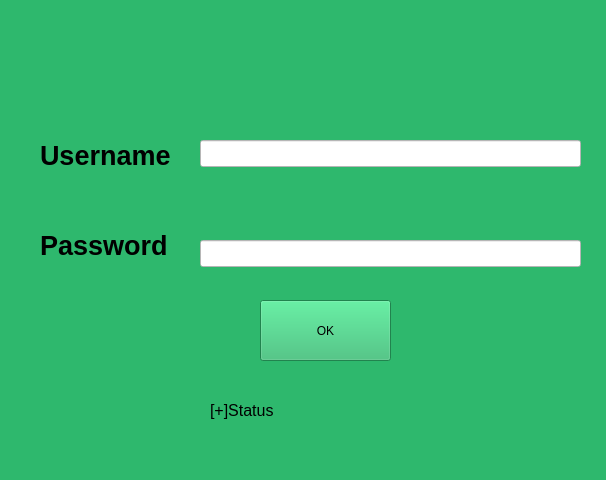
<?xml version="1.0" encoding="UTF-8"?>
<ui version="4.0">
 <class>Form</class>
 <widget class="QWidget" name="Form">
  <property name="geometry">
   <rect>
    <x>0</x>
    <y>0</y>
    <width>606</width>
    <height>480</height>
   </rect>
  </property>
  <property name="windowTitle">
   <string>Form</string>
  </property>
  <property name="styleSheet">
   <string notr="true">background-color: rgb(46, 184, 109);</string>
  </property>
  <widget class="QPushButton" name="pushButton">
   <property name="geometry">
    <rect>
     <x>260</x>
     <y>300</y>
     <width>131</width>
     <height>61</height>
    </rect>
   </property>
   <property name="text">
    <string>OK</string>
   </property>
  </widget>
  <widget class="QLabel" name="label">
   <property name="geometry">
    <rect>
     <x>210</x>
     <y>390</y>
     <width>231</width>
     <height>41</height>
    </rect>
   </property>
   <property name="text">
    <string>&lt;html&gt;&lt;head/&gt;&lt;body&gt;&lt;p&gt;&lt;span style=&quot; font-size:12pt;&quot;&gt;[+]Status&lt;/span&gt;&lt;/p&gt;&lt;/body&gt;&lt;/html&gt;</string>
   </property>
  </widget>
  <widget class="QLabel" name="label_2">
   <property name="geometry">
    <rect>
     <x>40</x>
     <y>220</y>
     <width>151</width>
     <height>51</height>
    </rect>
   </property>
   <property name="text">
    <string>&lt;html&gt;&lt;head/&gt;&lt;body&gt;&lt;p&gt;&lt;span style=&quot; font-size:20pt; font-weight:600;&quot;&gt;Password&lt;/span&gt;&lt;/p&gt;&lt;/body&gt;&lt;/html&gt;</string>
   </property>
  </widget>
  <widget class="QLineEdit" name="lineEdit">
   <property name="geometry">
    <rect>
     <x>200</x>
     <y>140</y>
     <width>381</width>
     <height>27</height>
    </rect>
   </property>
   <property name="styleSheet">
    <string notr="true">background-color: rgb(255, 255, 255);</string>
   </property>
  </widget>
  <widget class="QLineEdit" name="lineEdit_2">
   <property name="geometry">
    <rect>
     <x>200</x>
     <y>240</y>
     <width>381</width>
     <height>27</height>
    </rect>
   </property>
   <property name="styleSheet">
    <string notr="true">background-color: rgb(255, 255, 255);</string>
   </property>
  </widget>
  <widget class="QLabel" name="label_3">
   <property name="geometry">
    <rect>
     <x>40</x>
     <y>120</y>
     <width>151</width>
     <height>71</height>
    </rect>
   </property>
   <property name="text">
    <string>&lt;html&gt;&lt;head/&gt;&lt;body&gt;&lt;p&gt;&lt;span style=&quot; font-size:20pt; font-weight:600;&quot;&gt;Username&lt;/span&gt;&lt;/p&gt;&lt;/body&gt;&lt;/html&gt;</string>
   </property>
  </widget>
 </widget>
 <resources/>
 <connections/>
</ui>
